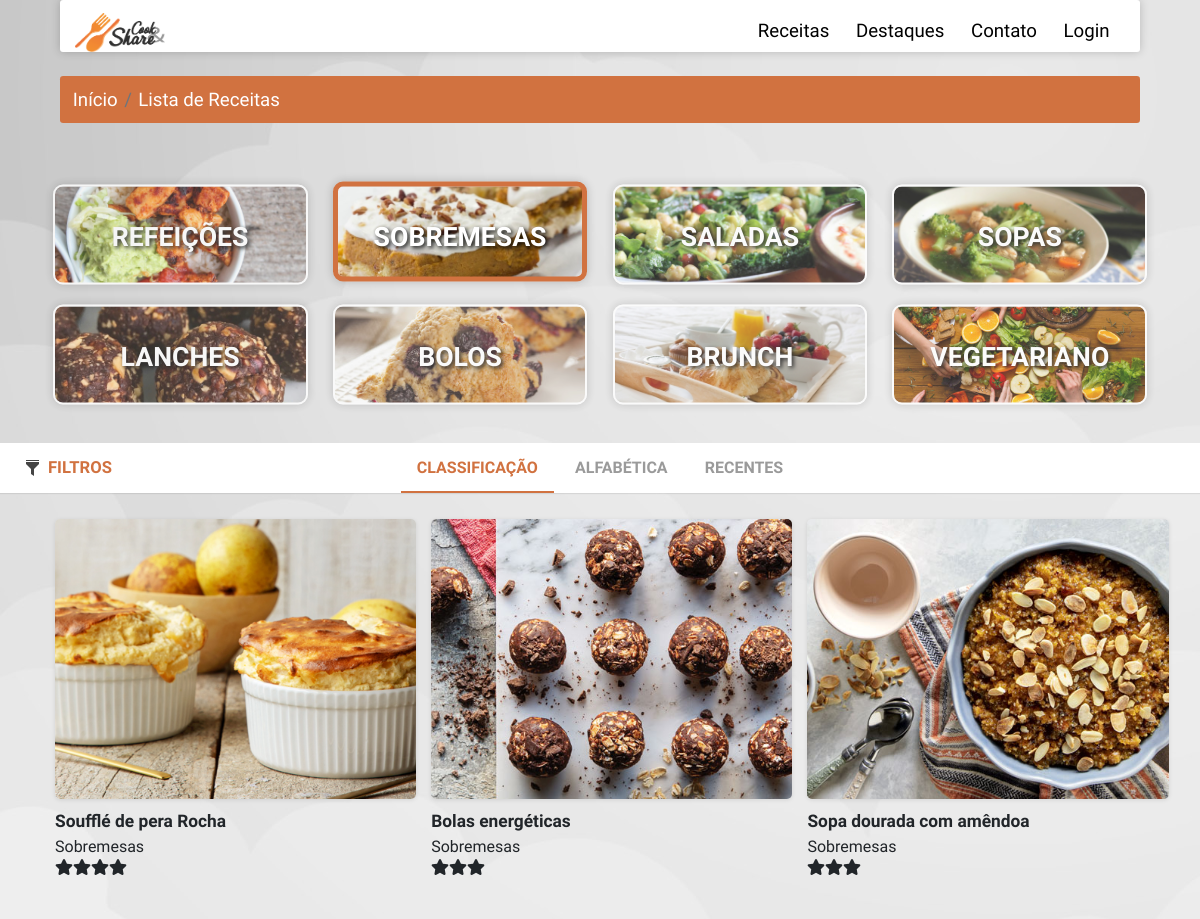
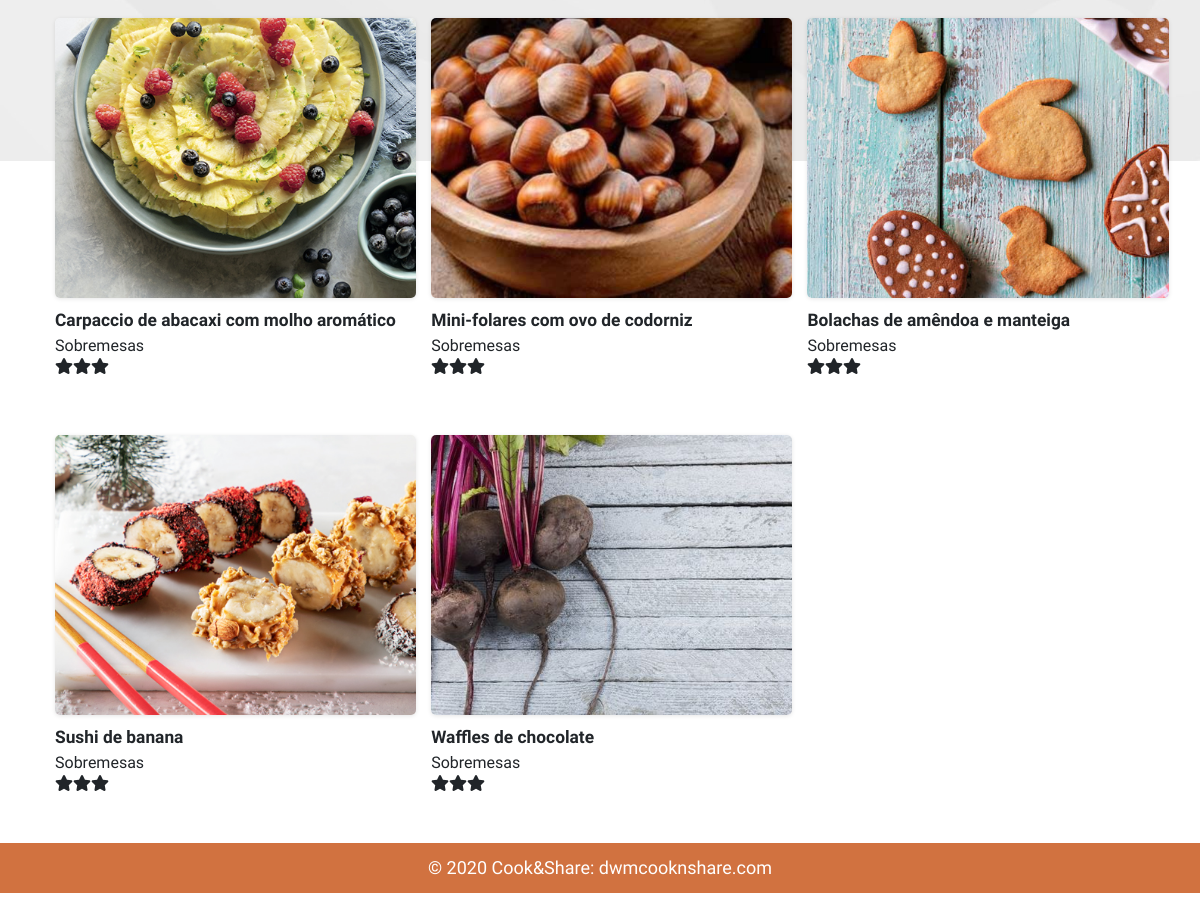
The app's page /receitas_sobremesas.php with its own data (2 pictures, top to bottom).
### tables this page shows
CREATE TABLE `categorias` (
  `id_categoria` int(6) NOT NULL,
  `nome` varchar(255) NOT NULL,
  `imagem` varchar(255) NOT NULL DEFAULT 'sem_imagem.jpg',
  `criado` timestamp NOT NULL DEFAULT current_timestamp(),
  `editado` timestamp NOT NULL DEFAULT current_timestamp() ON UPDATE current_timestamp()
);

CREATE TABLE `receitas` (
  `id_receita` int(6) NOT NULL,
  `id_user` int(6) NOT NULL,
  `nome` varchar(255) NOT NULL,
  `imagem` varchar(22) NOT NULL DEFAULT 'sem_imagem.jpg',
  `descricao` longtext NOT NULL,
  `duracao` int(10) NOT NULL,
  `ingredientes_desc` varchar(255) NOT NULL,
  `id_ingredientes` varchar(255) NOT NULL,
  `passos` varchar(255) NOT NULL,
  `id_categoria` int(6) NOT NULL,
  `npessoas` int(10) NOT NULL,
  `classificacao` int(11) NOT NULL DEFAULT 3,
  `total_classificacao` float NOT NULL,
  `nclassificacoes` int(11) NOT NULL,
  `dificuldade` enum('Fácil','Média','Difícil','') NOT NULL,
  `privacidade` enum('Público','Privado') NOT NULL DEFAULT 'Público',
  `estado` enum('Pendente','Aprovado','','') NOT NULL DEFAULT 'Pendente',
  `criado` timestamp NOT NULL DEFAULT current_timestamp(),
  `editado` timestamp NOT NULL DEFAULT current_timestamp() ON UPDATE current_timestamp()
);

### includes/ordenacao_sobremesas.php (called while the page is built, shortened)
<?php
$resultrec = mysqli_query($conn, "SELECT receitas.nome, receitas.npessoas, receitas.estado, receitas.duracao, receitas.dificuldade, receitas.id_categoria, receitas.id_receita,
receitas.imagem, receitas.classificacao, categorias.nome AS 'catnome' FROM receitas  INNER JOIN categorias ON receitas.id_categoria = categorias.id_categoria
 WHERE receitas.privacidade = 'Público' AND receitas.id_categoria = 2 AND receitas.estado = 'Aprovado' ORDER BY classificacao DESC");

### receitas_sobremesas.php (the view, shortened to what this page needs)
<html>
<head>
    <link rel="stylesheet" href="https://stackpath.bootstrapcdn.com/bootstrap/4.4.1/css/bootstrap.min.css">
    <link rel="stylesheet" href="assets/css/receitas.css">
</head>
<body>
<?php include("includes/navsU.php");
?>
 <div class="dbreadcrumb" aria-label="breadcrumb">
        <ol class="breadcrumb">
            <li class="breadcrumb-item"><a href="#">Início</a></li>
            <li class="breadcrumb-item active" aria-current="page"><a href="#">Lista de Receitas</a></li>
        </ol>
    </div>
    <?php include("includes/categorias.php");?>
    <main class="cd-main-content">
        <div class="cd-tab-filter-wrapper">
            <div class="cd-tab-filter">
                <ul class="cd-filters">
                    <li class="filter"><a class="selected" id="orderclass" data-type="all">Classificação</a></li>
                    <li class="filter" ><a data-type="all" id="orderalfa">Alfabética</a></li>
                    <li class="filter" ><a data-type="all" id="orderrecentes">Recentes</a></li>
                </ul>
            </div>
        </div>
        <section class="cd-gallery">
            <ul>
            <?php
            include("includes/ordenacao_sobremesas.php");
                        foreach($resultrec as $rowrec) {
                            $id = $rowrec['id_receita'];
                            $imagem = $rowrec['imagem'];
                            $classificacao = $rowrec['classificacao'];
                            $classificacao = intval($classificacao);
                            $duracao = $rowrec['duracao'];
                            $duracao = intval($duracao);
                            $nome = $rowrec['nome'];
                            $npessoas = $rowrec['npessoas'];
                            $categoria = $rowrec['catnome'];
                            $dificulade = $rowrec['dificuldade'];
                            if ($duracao<10){
                                $duracaof = "menos10m";
                            }else if (10 <= $duracao && $duracao<15){
                                $duracaof = "mais10menos15m";
                            }else if (15 <= $duracao && $duracao<20){
                                $duracaof = "mais15mmenos20m";
                            }else if (20<=$duracao && $duracao <25){
                                $duracaof = "mais20mmenos25m";
                            }else if (25<=$duracao && $duracao<30){
                                $duracaof = "mais25mmenos30m";
                            }else if (30<=$duracao && $duracao<=35){
                                $duracaof = "mais30mmenos35m";
                            }else if (35<$duracao){
                                $duracaof = "mais35m";
                            }
                            echo"
                            <li class='mix ".$categoria." ".$classificacao."c ".$duracaof." ".$dificulade." ".$npessoas."p'>
                            <div class='imgrec'>
                            <img src='assets/img/receitas/$imagem' alt='$nome'>
                            <div class='info'>
                            <input type='hidden' name='rcid' id='rid' value='".$id."'>
                                <p class='titulo'>".$nome."</p>
                                <p class='categoria'>".$categoria."</p>
                                <p class='class'>";  for ($i = 0; $i < $classificacao; $i++) { echo"<i class='fa fa-star' aria-hidden='true'></i>"; } echo"</p>
                            </div>
                            </div>
                        </li>
                            ";}?>
            </ul>
        </section>
        <a href="#0" class="cd-filter-trigger"> Filtros</a>
    </main>
</body>
</html>

### includes/categorias.php (shortened to what this page needs)
<?php
        include 'db.php';
        ?>
<!DOCTYPE html>
<html>
<head>
    <link rel="stylesheet" href="assets\css\categorias.css">
</head>
<body>
<div class="menus" id="menus">
        <div class="lmenus">
        <?php
                    $result = mysqli_query($conn, "SELECT * FROM categorias");
                    foreach($result as $row) {
                            $id = $row['id_categoria'];
                            $nome = $row['nome'];
                            $imagem = $row['imagem'];
                            echo '
                            <input type="hidden" name="categoria" id="rid" value="'.$id.'">
                            <div id="'.$id.'" class="col" style="background-image:url(../admin/img/categorias/' .$imagem.');">
                            <div class="lista" >
                            <span>'.$nome.'</span>
                            <input type="hidden" name="categorianome" id="rnome" value="'.$nome.'">
                            </div>
                        </div>';
        }
        ?>
        </div>
    </div>
</body>
</html>

### assets/css/receitas.css (style rules this page uses)
html { font-size: 80%; }
body { font-size: 1.6rem; font-family: 'Dosis', sans-serif; background-image: url("../img/back.jpg"); background-attachment: fixed; z-index: -1; background-repeat: no-repeat; }
.dbreadcrumb { font-size: 14pt; width: 90%; margin-top: 2%; margin-left: auto; margin-right: auto; animation-name: breadcrumb; animation-duration: 0.9s; margin-bottom: 50px; }
.dbreadcrumb ol { background-color: #D17240; }
.dbreadcrumb ol a { color: white; text-decoration: none; }
.cd-main-content a { color: #D17240; text-decoration: none; }
.cd-main-content ol, .cd-main-content ul { list-style: none; }
.cd-main-content { margin-top: 320px; position: relative; min-height: 100vh; }
.cd-main-content:after { content: ""; display: table; clear: both; }
.cd-tab-filter-wrapper { background-color: #ffffff; box-shadow: 0 1px 1px rgba(0, 0, 0, 0.08); z-index: 1; }
.cd-tab-filter-wrapper:after { content: ""; display: table; clear: both; }
.cd-tab-filter { position: relative; height: 50px; width: 140px; margin: 0 auto; z-index: 1; }
.cd-tab-filter::after { content: ''; position: absolute; right: 14px; top: 50%; bottom: auto; -webkit-transform: translateY(-50%); -moz-transform: translateY(-50%); -ms-transform: translateY(-50%); -o-transform: translateY(-50%); transform: translateY(-50%); display: inline-block; width: 16px; height: 16px; background: url("../img/cd-icon-arrow.svg") no-repeat center center; -webkit-transition: all 0.3s; -moz-transition: all 0.3s; transition: all 0.3s; pointer-events: none; }
.cd-tab-filter ul { position: absolute; top: 0; left: 0; background-color: #ffffff; box-shadow: inset 0 -2px 0 #D17240; }
li.filter a { font-size: 12pt; cursor: pointer; }
.cd-tab-filter li { display: none; }
.cd-tab-filter a { display: block; height: 50px; width: 140px; line-height: 50px; padding-left: 14px; }
.cd-tab-filter a.selected { background: #D17240; color: #ffffff; }
@media only screen and (min-width: 768px) { .cd-tab-filter { width: auto; cursor: auto; } }
@media only screen and (min-width: 768px) { .cd-tab-filter::after { display: none; } }
@media only screen and (min-width: 768px) { .cd-tab-filter ul { background: transparent; position: static; box-shadow: none; text-align: center; } }
@media only screen and (min-width: 768px) { .cd-tab-filter li { display: inline-block; } }
@media only screen and (min-width: 768px) { .cd-tab-filter a { display: inline-block; padding: 0 1em; width: auto; color: #9a9a9a; text-transform: uppercase; font-weight: 700; font-size: 1.3rem; } }
@media only screen and (min-width: 768px) { .cd-tab-filter a.selected { background: transparent; color: #D17240; box-shadow: inset 0 -2px 0 #D17240; } }
@media only screen and (min-width: 1170px) { .cd-tab-filter { width: 100%; float: right; margin: 0; -webkit-transition: width 0.3s; -moz-transition: width 0.3s; transition: width 0.3s; } }
.cd-gallery { padding: 26px 0; width: 100%; padding-left: 35px; }
.cd-gallery li { margin-bottom: 3em; display: none; text-align: left; cursor: pointer; margin-right: 5px; margin-left: 5px; }
.cd-gallery img { width: 100%; height: 280px; margin-bottom: 10px; border-radius: 5px; object-fit: cover; box-shadow: 0 1px 4px rgba(0, 0, 0, 0.1); }
.info p.titulo { text-align: left; font-size: 13pt; font-weight: bold; margin-bottom: 0; }
.info p.categoria { text-align: left; font-size: 12pt; margin-bottom: 0; }
.info p.class { text-align: left; font-size: 12pt; margin-bottom: 0; }
@media only screen and (min-width: 1170px) { .cd-gallery { -webkit-transition: width 0.3s; -moz-transition: width 0.3s; transition: width 0.3s; width: 100%; } }
@media only screen and (min-width: 1170px) { .cd-gallery li { width: 19%; } }
@media only screen and (max-width: 1919px) { .cd-gallery li { width: 31%; } }
@media only screen and (max-width: 1919px) { .cd-gallery { margin-left: 15px; } }
.cd-filter-trigger { position: absolute; top: 0; left: 2%; height: 50px; line-height: 50px; width: 60px; overflow: hidden; text-indent: 100%; color: transparent; white-space: nowrap; background: transparent url("../img/filtro.png") no-repeat center center; z-index: 3; }
@media only screen and (min-width: 1170px) { .cd-filter-trigger { width: auto; left: 2%; text-indent: 0; color: #9a9a9a; text-transform: uppercase; font-size: 1.3rem; font-weight: 700; padding-left: 24px; background-position: left center; -webkit-transition: color 0.3s; -moz-transition: color 0.3s; transition: color 0.3s; } }

### assets/css/navU.css (style rules this page uses)
* { margin: 0; padding: 0; font-family: 'Dosis', sans-serif; }

### records on screen
categorias: imagem (picture), nome "REFEIÇÕES"
categorias: imagem (picture), nome "SOBREMESAS"
categorias: imagem (picture), nome "SALADAS"
categorias: imagem (picture), nome "SOPAS"
categorias: imagem (picture), nome "LANCHES"
categorias: imagem (picture), nome "BOLOS"
categorias: imagem (picture), nome "BRUNCH"
categorias: imagem (picture), nome "VEGETARIANO"
receitas: imagem (picture), nome "Soufflé de pera Rocha", id_categoria.nome "Sobremesas", classificacao 4 (drawn)
receitas: imagem (picture), nome "Bolas energéticas", id_categoria.nome "Sobremesas", classificacao 3 (drawn)
receitas: imagem (picture), nome "Sopa dourada com amêndoa", id_categoria.nome "Sobremesas", classificacao 3 (drawn)
receitas: imagem (picture), nome "Carpaccio de abacaxi com molho aromático", id_categoria.nome "Sobremesas", classificacao 3 (drawn)
receitas: imagem (picture), nome "Mini-folares com ovo de codorniz", id_categoria.nome "Sobremesas", classificacao 3 (drawn)
receitas: imagem (picture), nome "Bolachas de amêndoa e manteiga", id_categoria.nome "Sobremesas", classificacao 3 (drawn)
receitas: imagem (picture), nome "Sushi de banana", id_categoria.nome "Sobremesas", classificacao 3 (drawn)
receitas: imagem (picture), nome "Waffles de chocolate", id_categoria.nome "Sobremesas", classificacao 3 (drawn)
